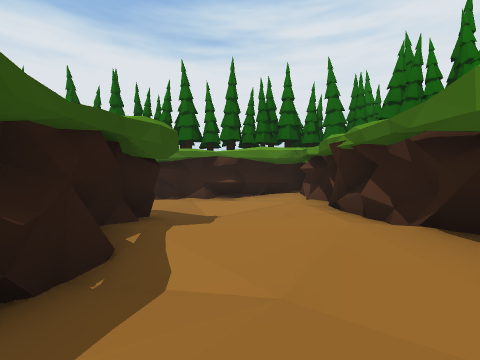
[1] (above)

20 first-person views from a walk through a Unity game level. The camera is 1.4 m above the floor, tilts 2° down and sees 90° across. The floor is counted in squares, 2 m on a side. Each view is taken from the middle of a square. On the plan, view 1 faces up. The plan holds only what a view shows up to about 9 squares ahead; the rest is blank. The place goes on beyond the plan.

[2]
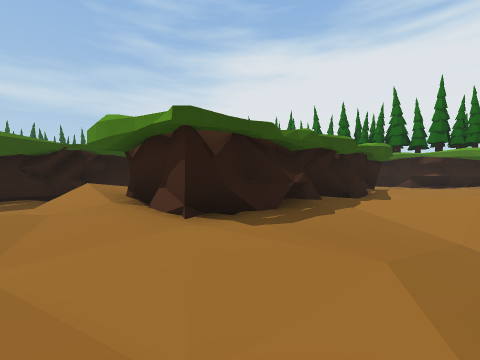

[3]
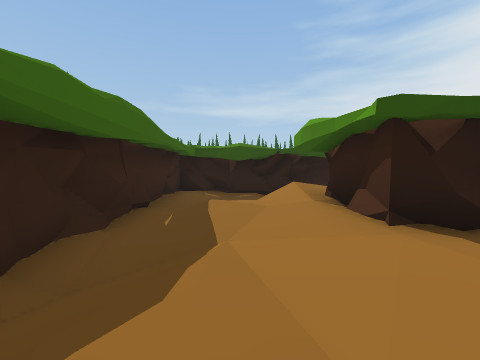

[4]
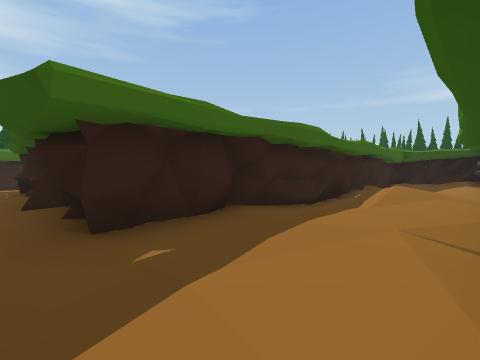

[5]
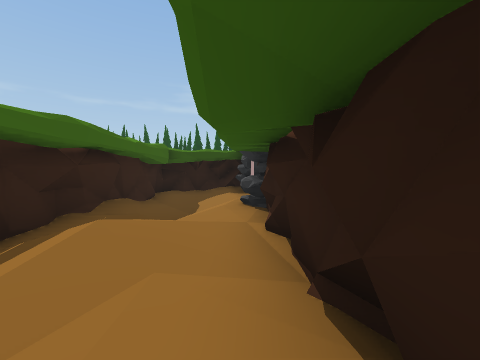

[6]
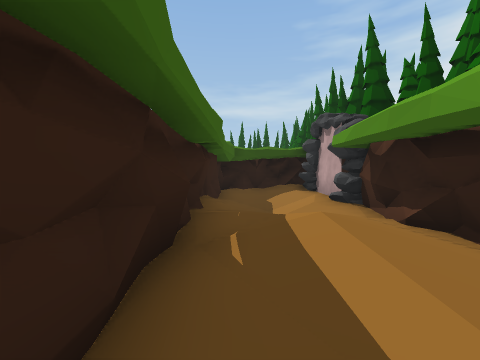

[7]
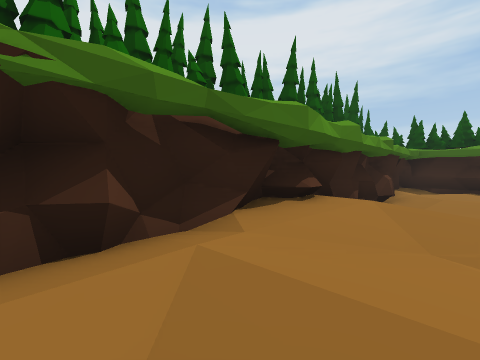

[8]
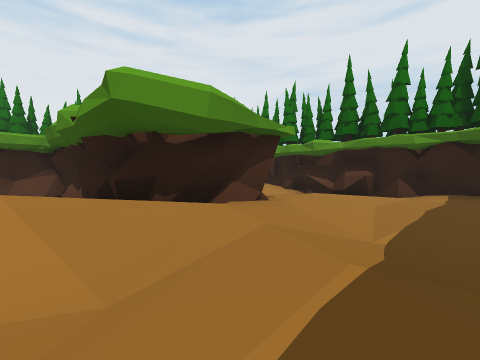

[9]
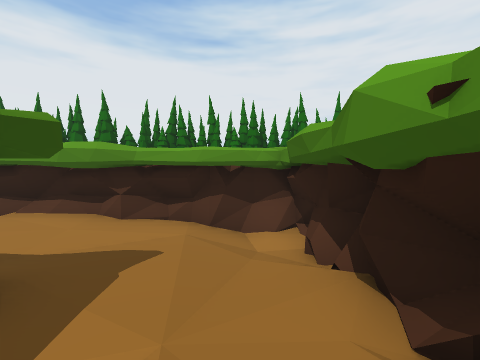

[10]
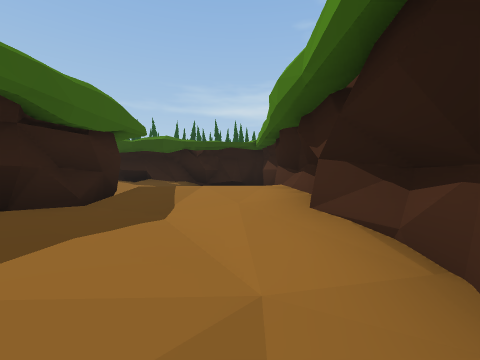

[11]
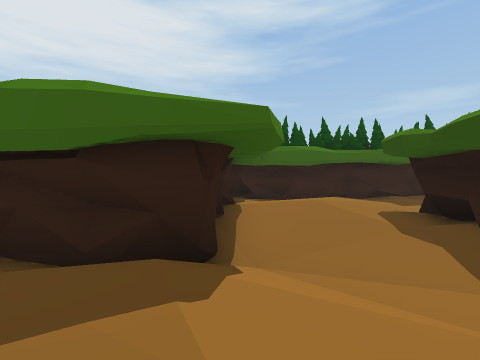

[12]
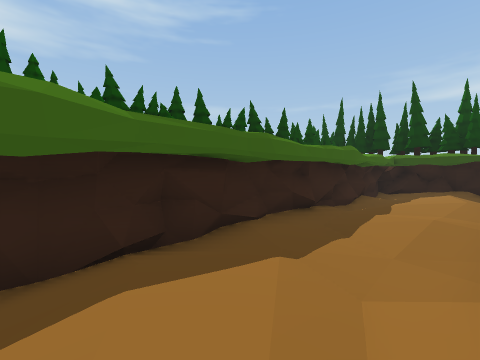

[13]
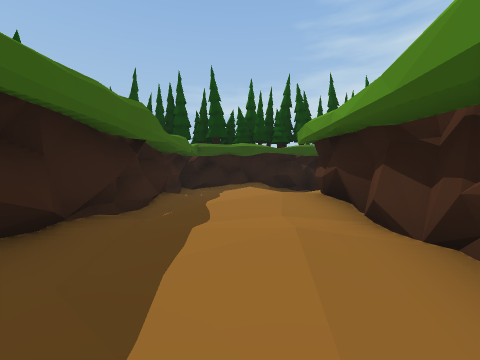

[14]
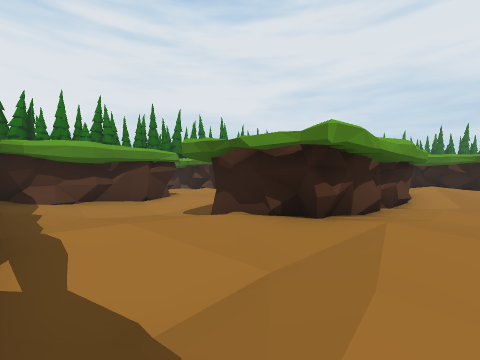

[15]
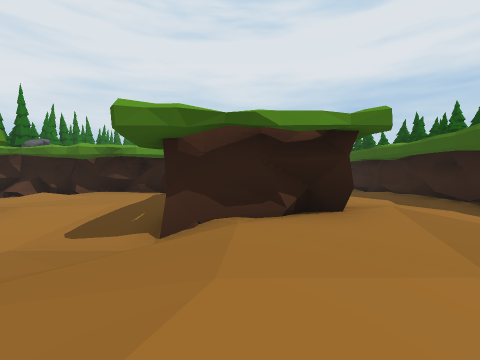

[16]
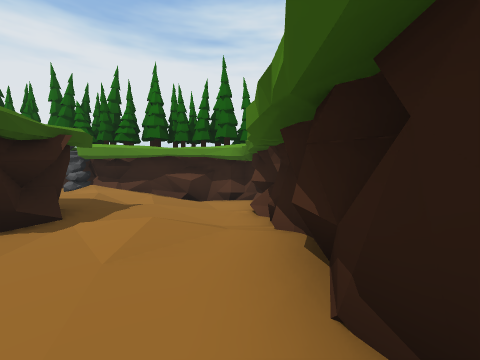

[17]
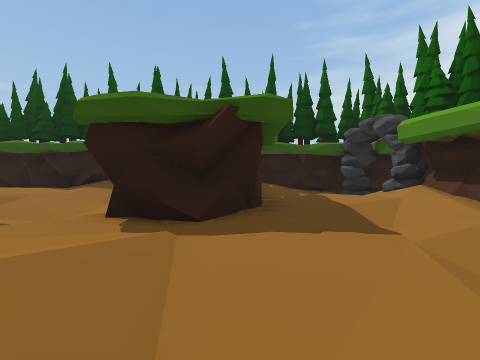

[18]
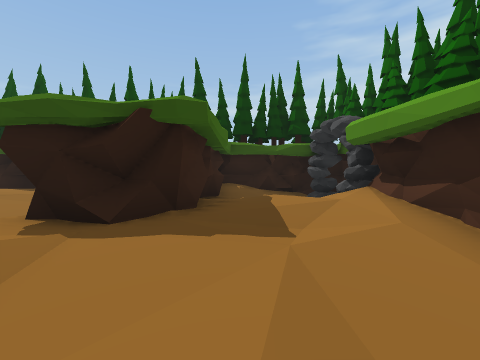

[19]
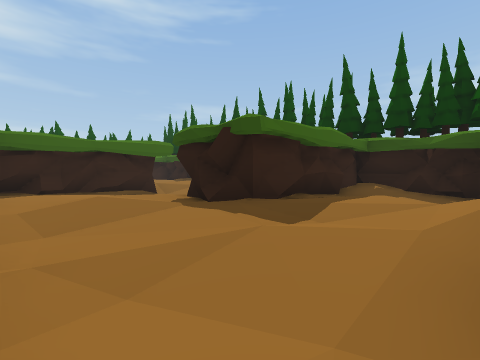

[20]
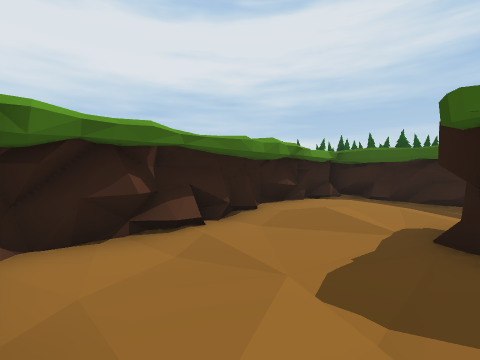

### Floor plan
Key: @ floor where view 1 was taken; # wall or solid block; . main floor; : floor 0.25 m higher than the main floor; - floor 0.25 m lower than the main floor; + floor 0.5 m higher than the main floor; _ floor 0.5 m lower than the main floor; * floor 0.75 m higher than the main floor; / step, stairs or slope; R rock; O other object.
Columns run from 24 left of view 1 to 2 right of it. Each row starts with its distance up from view 1.
  9 ####
  8 #./####### #  #############
  7 #R//+:.--# #OOR-..::/....:#
  6 #--::..--# #///.:+::..-_-.#
  5 #:..::../# #---../.....-/:#
  4 ######.--# ############..:#
  3  #####.:.# ########## #:++#
  2  :/.-..:.##############/:+#
  1  /-__-...##   :::../_##..+#
  0 #+/-_-...### .:.-..-###.@+#
 -1 #/://######:-_//.:::###...#
 -2 #.:::#######.-_###::###..-#
 -3 #-/.########::.### *###...#
 -4 #//.::..---.++/# #///:/...#
 -5 #/::::..--/::::# #--..--..#
 -6 #.-....--..:/..# #--.-_//.#
 -7 ################ ##########

Positions as (right, up) in squares from view 1, and headings:
1: (0, 0), facing up
2: (1, -5), facing up-left
3: (1, -5), facing left
4: (-1, 7), facing down-left
5: (-5, 7), facing left
6: (-5, 5), facing left
7: (0, 4), facing down-right
8: (-5, -6), facing up-right
9: (-5, -3), facing up
10: (-5, 1), facing left
11: (-10, 1), facing down
12: (-12, -4), facing down-left
13: (-15, -5), facing left
14: (-23, -5), facing up-right
15: (-23, -2), facing right
16: (-16, 0), facing up
17: (-16, 4), facing left
18: (-16, 5), facing left
19: (-16, 7), facing down-left
20: (-19, 7), facing down-right
